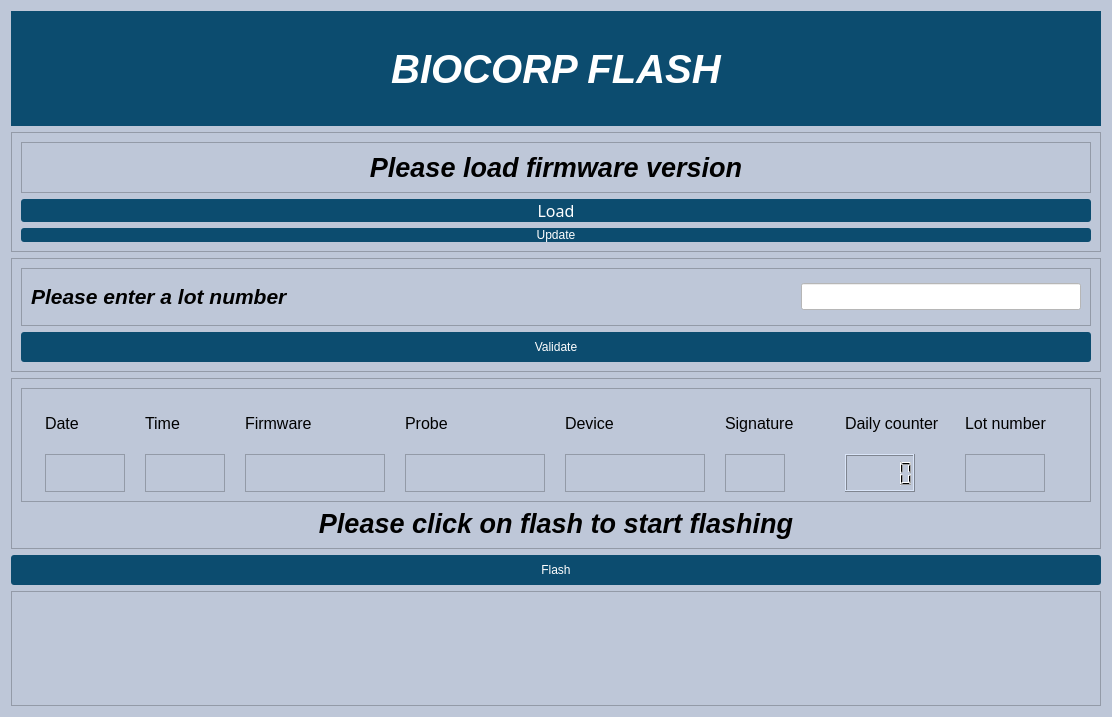
<?xml version="1.0" encoding="UTF-8"?>
<ui version="4.0">
 <class>MainWindow</class>
 <widget class="QWidget" name="MainWindow">
  <property name="geometry">
   <rect>
    <x>0</x>
    <y>0</y>
    <width>1112</width>
    <height>717</height>
   </rect>
  </property>
  <property name="windowTitle">
   <string>MainWindow</string>
  </property>
  <property name="styleSheet">
   <string notr="true">background-color: rgb(190, 199, 216);</string>
  </property>
  <layout class="QGridLayout" name="gridLayout_3">
   <item row="0" column="0">
    <widget class="QLabel" name="label_intro">
     <property name="font">
      <font>
       <pointsize>30</pointsize>
       <weight>75</weight>
       <italic>true</italic>
       <bold>true</bold>
      </font>
     </property>
     <property name="styleSheet">
      <string notr="true">background-color: rgb(12, 76, 111);
color: rgb(255, 255, 255);</string>
     </property>
     <property name="text">
      <string>BIOCORP FLASH</string>
     </property>
     <property name="alignment">
      <set>Qt::AlignCenter</set>
     </property>
    </widget>
   </item>
   <item row="1" column="0">
    <widget class="QFrame" name="frame">
     <property name="frameShape">
      <enum>QFrame::StyledPanel</enum>
     </property>
     <property name="frameShadow">
      <enum>QFrame::Raised</enum>
     </property>
     <layout class="QGridLayout" name="gridLayout">
      <item row="1" column="0">
       <widget class="QPushButton" name="select">
        <property name="maximumSize">
         <size>
          <width>16777215</width>
          <height>30</height>
         </size>
        </property>
        <property name="font">
         <font>
          <family>Noto Sans</family>
          <pointsize>12</pointsize>
          <weight>50</weight>
          <italic>false</italic>
          <bold>false</bold>
          <stylestrategy>PreferDefault</stylestrategy>
         </font>
        </property>
        <property name="styleSheet">
         <string notr="true">QPushButton
{
	border-radius:3px;
	background : rgb(12, 76, 111);
	color : white;
	font: 12pt &quot;Noto Sans&quot;;
}
QPushButton:hover
{
	border-radius:3px;
	background: rgb(28, 91, 125);
}
QPushButton:pressed
{
	border-radius:3px;
	background: rgb(17, 114, 166) ;
}</string>
        </property>
        <property name="text">
         <string>Load</string>
        </property>
       </widget>
      </item>
      <item row="0" column="0">
       <widget class="QFrame" name="frame_10">
        <property name="frameShape">
         <enum>QFrame::StyledPanel</enum>
        </property>
        <property name="frameShadow">
         <enum>QFrame::Raised</enum>
        </property>
        <layout class="QGridLayout" name="gridLayout_36">
         <item row="1" column="0">
          <widget class="QLabel" name="label_load">
           <property name="font">
            <font>
             <pointsize>20</pointsize>
             <weight>75</weight>
             <italic>true</italic>
             <bold>true</bold>
            </font>
           </property>
           <property name="text">
            <string>Please load firmware version</string>
           </property>
           <property name="alignment">
            <set>Qt::AlignCenter</set>
           </property>
          </widget>
         </item>
        </layout>
       </widget>
      </item>
      <item row="2" column="0">
       <widget class="QPushButton" name="update">
        <property name="styleSheet">
         <string notr="true">QPushButton
{
	border-radius:3px;
	background : rgb(12, 76, 111);
	color : white;
	font: 12pt &quot;Noto Sans&quot;;
}
QPushButton:hover
{
	border-radius:3px;
	background: rgb(28, 91, 125);
}
QPushButton:pressed
{
	border-radius:3px;
	background: rgb(17, 114, 166) ;
}</string>
        </property>
        <property name="text">
         <string>Update</string>
        </property>
       </widget>
      </item>
     </layout>
    </widget>
   </item>
   <item row="2" column="0">
    <widget class="QFrame" name="frame_lot">
     <property name="frameShape">
      <enum>QFrame::StyledPanel</enum>
     </property>
     <property name="frameShadow">
      <enum>QFrame::Raised</enum>
     </property>
     <layout class="QGridLayout" name="gridLayout_4">
      <item row="1" column="0">
       <widget class="QPushButton" name="valider">
        <property name="maximumSize">
         <size>
          <width>16777215</width>
          <height>30</height>
         </size>
        </property>
        <property name="styleSheet">
         <string notr="true">QPushButton
{
	border-radius:3px;
	background : rgb(12, 76, 111);
	color : white;
	font: 12pt &quot;Noto Sans&quot;;
}
QPushButton:hover
{
	border-radius:3px;
	background: rgb(28, 91, 125);
}
QPushButton:pressed
{
	border-radius:3px;
	background: rgb(17, 114, 166) ;
}</string>
        </property>
        <property name="text">
         <string>Validate</string>
        </property>
       </widget>
      </item>
      <item row="0" column="0">
       <widget class="QFrame" name="frame_8">
        <property name="frameShape">
         <enum>QFrame::StyledPanel</enum>
        </property>
        <property name="frameShadow">
         <enum>QFrame::Raised</enum>
        </property>
        <layout class="QGridLayout" name="gridLayout_2">
         <item row="0" column="0">
          <widget class="QLabel" name="label_lot">
           <property name="maximumSize">
            <size>
             <width>800</width>
             <height>16777215</height>
            </size>
           </property>
           <property name="font">
            <font>
             <pointsize>16</pointsize>
             <weight>75</weight>
             <italic>true</italic>
             <bold>true</bold>
            </font>
           </property>
           <property name="text">
            <string>Please enter a lot number</string>
           </property>
          </widget>
         </item>
         <item row="0" column="1">
          <widget class="QLineEdit" name="lineEdit">
           <property name="maximumSize">
            <size>
             <width>280</width>
             <height>16777215</height>
            </size>
           </property>
           <property name="font">
            <font>
             <pointsize>12</pointsize>
            </font>
           </property>
           <property name="styleSheet">
            <string notr="true">background-color: rgb(255, 255, 255);
color: rgb(0, 170, 0);</string>
           </property>
           <property name="alignment">
            <set>Qt::AlignCenter</set>
           </property>
           <property name="readOnly">
            <bool>false</bool>
           </property>
          </widget>
         </item>
        </layout>
       </widget>
      </item>
     </layout>
    </widget>
   </item>
   <item row="3" column="0">
    <widget class="QFrame" name="frame_flash">
     <property name="frameShape">
      <enum>QFrame::StyledPanel</enum>
     </property>
     <property name="frameShadow">
      <enum>QFrame::Raised</enum>
     </property>
     <layout class="QGridLayout" name="gridLayout_8">
      <item row="1" column="0">
       <widget class="QLabel" name="label_flash">
        <property name="font">
         <font>
          <pointsize>20</pointsize>
          <weight>75</weight>
          <italic>true</italic>
          <bold>true</bold>
         </font>
        </property>
        <property name="text">
         <string>Please click on flash to start flashing</string>
        </property>
        <property name="alignment">
         <set>Qt::AlignCenter</set>
        </property>
       </widget>
      </item>
      <item row="0" column="0">
       <widget class="QFrame" name="frame_info">
        <property name="frameShape">
         <enum>QFrame::StyledPanel</enum>
        </property>
        <property name="frameShadow">
         <enum>QFrame::Raised</enum>
        </property>
        <layout class="QGridLayout" name="gridLayout_35">
         <item row="1" column="2">
          <widget class="QFrame" name="frame_3">
           <property name="maximumSize">
            <size>
             <width>140</width>
             <height>50</height>
            </size>
           </property>
           <property name="frameShape">
            <enum>QFrame::StyledPanel</enum>
           </property>
           <property name="frameShadow">
            <enum>QFrame::Raised</enum>
           </property>
           <layout class="QGridLayout" name="gridLayout_29">
            <item row="0" column="0">
             <widget class="QLabel" name="L_fw">
              <property name="font">
               <font>
                <pointsize>12</pointsize>
               </font>
              </property>
              <property name="text">
               <string/>
              </property>
             </widget>
            </item>
           </layout>
          </widget>
         </item>
         <item row="0" column="4">
          <widget class="QLabel" name="label_4">
           <property name="minimumSize">
            <size>
             <width>100</width>
             <height>50</height>
            </size>
           </property>
           <property name="font">
            <font>
             <pointsize>12</pointsize>
            </font>
           </property>
           <property name="text">
            <string>Device</string>
           </property>
          </widget>
         </item>
         <item row="0" column="1">
          <widget class="QLabel" name="label_2">
           <property name="minimumSize">
            <size>
             <width>80</width>
             <height>50</height>
            </size>
           </property>
           <property name="maximumSize">
            <size>
             <width>50</width>
             <height>16777215</height>
            </size>
           </property>
           <property name="font">
            <font>
             <pointsize>12</pointsize>
            </font>
           </property>
           <property name="text">
            <string>Time</string>
           </property>
          </widget>
         </item>
         <item row="0" column="2">
          <widget class="QLabel" name="label_3">
           <property name="minimumSize">
            <size>
             <width>100</width>
             <height>50</height>
            </size>
           </property>
           <property name="font">
            <font>
             <pointsize>12</pointsize>
            </font>
           </property>
           <property name="text">
            <string>Firmware</string>
           </property>
          </widget>
         </item>
         <item row="0" column="6">
          <widget class="QLabel" name="label_6">
           <property name="minimumSize">
            <size>
             <width>100</width>
             <height>50</height>
            </size>
           </property>
           <property name="font">
            <font>
             <pointsize>12</pointsize>
            </font>
           </property>
           <property name="text">
            <string>Daily counter</string>
           </property>
          </widget>
         </item>
         <item row="1" column="6">
          <widget class="QLCDNumber" name="lcdNumber">
           <property name="maximumSize">
            <size>
             <width>70</width>
             <height>50</height>
            </size>
           </property>
           <property name="font">
            <font>
             <pointsize>12</pointsize>
            </font>
           </property>
           <property name="intValue" stdset="0">
            <number>0</number>
           </property>
          </widget>
         </item>
         <item row="1" column="7">
          <widget class="QFrame" name="frame_4">
           <property name="maximumSize">
            <size>
             <width>80</width>
             <height>50</height>
            </size>
           </property>
           <property name="frameShape">
            <enum>QFrame::StyledPanel</enum>
           </property>
           <property name="frameShadow">
            <enum>QFrame::Raised</enum>
           </property>
           <layout class="QGridLayout" name="gridLayout_32">
            <item row="0" column="0">
             <widget class="QLabel" name="L_lot">
              <property name="font">
               <font>
                <pointsize>12</pointsize>
               </font>
              </property>
              <property name="text">
               <string/>
              </property>
              <property name="alignment">
               <set>Qt::AlignCenter</set>
              </property>
             </widget>
            </item>
           </layout>
          </widget>
         </item>
         <item row="1" column="4">
          <widget class="QFrame" name="frame_2">
           <property name="maximumSize">
            <size>
             <width>140</width>
             <height>50</height>
            </size>
           </property>
           <property name="frameShape">
            <enum>QFrame::StyledPanel</enum>
           </property>
           <property name="frameShadow">
            <enum>QFrame::Raised</enum>
           </property>
           <layout class="QGridLayout" name="gridLayout_28">
            <item row="0" column="0">
             <widget class="QLabel" name="L_device">
              <property name="font">
               <font>
                <pointsize>12</pointsize>
               </font>
              </property>
              <property name="text">
               <string/>
              </property>
             </widget>
            </item>
           </layout>
          </widget>
         </item>
         <item row="1" column="3">
          <widget class="QFrame" name="frame_9">
           <property name="maximumSize">
            <size>
             <width>140</width>
             <height>50</height>
            </size>
           </property>
           <property name="frameShape">
            <enum>QFrame::StyledPanel</enum>
           </property>
           <property name="frameShadow">
            <enum>QFrame::Raised</enum>
           </property>
           <layout class="QGridLayout" name="gridLayout_31">
            <item row="0" column="0">
             <widget class="QLabel" name="L_sonde">
              <property name="font">
               <font>
                <pointsize>12</pointsize>
               </font>
              </property>
              <property name="text">
               <string/>
              </property>
             </widget>
            </item>
           </layout>
          </widget>
         </item>
         <item row="0" column="5">
          <widget class="QLabel" name="label_5">
           <property name="minimumSize">
            <size>
             <width>100</width>
             <height>50</height>
            </size>
           </property>
           <property name="maximumSize">
            <size>
             <width>60</width>
             <height>16777215</height>
            </size>
           </property>
           <property name="font">
            <font>
             <pointsize>12</pointsize>
            </font>
           </property>
           <property name="text">
            <string>Signature</string>
           </property>
          </widget>
         </item>
         <item row="0" column="3">
          <widget class="QLabel" name="label_8">
           <property name="minimumSize">
            <size>
             <width>100</width>
             <height>50</height>
            </size>
           </property>
           <property name="font">
            <font>
             <pointsize>12</pointsize>
            </font>
           </property>
           <property name="text">
            <string>Probe</string>
           </property>
          </widget>
         </item>
         <item row="0" column="7">
          <widget class="QLabel" name="label_7">
           <property name="minimumSize">
            <size>
             <width>100</width>
             <height>50</height>
            </size>
           </property>
           <property name="font">
            <font>
             <pointsize>12</pointsize>
            </font>
           </property>
           <property name="text">
            <string>Lot number</string>
           </property>
          </widget>
         </item>
         <item row="0" column="0">
          <widget class="QLabel" name="label_9">
           <property name="minimumSize">
            <size>
             <width>80</width>
             <height>50</height>
            </size>
           </property>
           <property name="maximumSize">
            <size>
             <width>50</width>
             <height>16777215</height>
            </size>
           </property>
           <property name="font">
            <font>
             <pointsize>12</pointsize>
            </font>
           </property>
           <property name="text">
            <string>Date</string>
           </property>
          </widget>
         </item>
         <item row="1" column="1">
          <widget class="QFrame" name="frame_6">
           <property name="maximumSize">
            <size>
             <width>105</width>
             <height>50</height>
            </size>
           </property>
           <property name="frameShape">
            <enum>QFrame::StyledPanel</enum>
           </property>
           <property name="frameShadow">
            <enum>QFrame::Raised</enum>
           </property>
           <layout class="QGridLayout" name="gridLayout_30">
            <item row="0" column="0">
             <widget class="QLabel" name="L_heure">
              <property name="font">
               <font>
                <pointsize>12</pointsize>
               </font>
              </property>
              <property name="text">
               <string/>
              </property>
             </widget>
            </item>
           </layout>
          </widget>
         </item>
         <item row="1" column="0">
          <widget class="QFrame" name="frame_5">
           <property name="maximumSize">
            <size>
             <width>130</width>
             <height>50</height>
            </size>
           </property>
           <property name="frameShape">
            <enum>QFrame::StyledPanel</enum>
           </property>
           <property name="frameShadow">
            <enum>QFrame::Raised</enum>
           </property>
           <layout class="QGridLayout" name="gridLayout_33">
            <item row="0" column="0">
             <widget class="QLabel" name="L_date">
              <property name="font">
               <font>
                <pointsize>12</pointsize>
               </font>
              </property>
              <property name="text">
               <string/>
              </property>
             </widget>
            </item>
           </layout>
          </widget>
         </item>
         <item row="1" column="5">
          <widget class="QFrame" name="frame_7">
           <property name="maximumSize">
            <size>
             <width>60</width>
             <height>50</height>
            </size>
           </property>
           <property name="frameShape">
            <enum>QFrame::StyledPanel</enum>
           </property>
           <property name="frameShadow">
            <enum>QFrame::Raised</enum>
           </property>
           <layout class="QGridLayout" name="gridLayout_34">
            <item row="1" column="0">
             <widget class="QLabel" name="L_signature">
              <property name="font">
               <font>
                <pointsize>12</pointsize>
               </font>
              </property>
              <property name="text">
               <string/>
              </property>
              <property name="alignment">
               <set>Qt::AlignCenter</set>
              </property>
             </widget>
            </item>
           </layout>
          </widget>
         </item>
        </layout>
       </widget>
      </item>
     </layout>
    </widget>
   </item>
   <item row="4" column="0">
    <widget class="QPushButton" name="flash">
     <property name="maximumSize">
      <size>
       <width>16777215</width>
       <height>30</height>
      </size>
     </property>
     <property name="layoutDirection">
      <enum>Qt::LeftToRight</enum>
     </property>
     <property name="styleSheet">
      <string notr="true">QPushButton
{
	border-radius:3px;
	background : rgb(12, 76, 111);
	color : white;
	font: 12pt &quot;Noto Sans&quot;;
}
QPushButton:hover
{
	border-radius:3px;
	background: rgb(28, 91, 125);
}
QPushButton:pressed
{
	border-radius:3px;
	background: rgb(17, 114, 166) ;
}</string>
     </property>
     <property name="text">
      <string>Flash</string>
     </property>
    </widget>
   </item>
   <item row="5" column="0">
    <widget class="QFrame" name="frame_status">
     <property name="frameShape">
      <enum>QFrame::StyledPanel</enum>
     </property>
     <property name="frameShadow">
      <enum>QFrame::Raised</enum>
     </property>
     <layout class="QGridLayout" name="gridLayout_38">
      <item row="0" column="0">
       <widget class="QLabel" name="label_status">
        <property name="font">
         <font>
          <family>C059 [UKWN]</family>
          <pointsize>20</pointsize>
          <weight>75</weight>
          <italic>true</italic>
          <bold>true</bold>
         </font>
        </property>
        <property name="text">
         <string/>
        </property>
        <property name="alignment">
         <set>Qt::AlignCenter</set>
        </property>
       </widget>
      </item>
     </layout>
    </widget>
   </item>
  </layout>
 </widget>
 <resources/>
 <connections/>
</ui>
